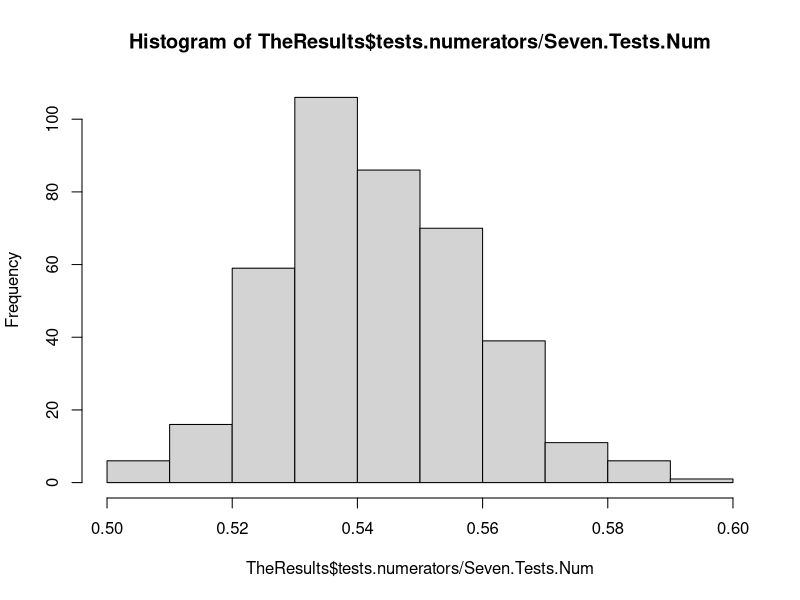

Here is the R script that generated this plot:

coin.flips <- rbinom(100,1,0.5)

i <- 1
SevenInARow <- 0
sum.heads <- 0
sum.tails <- 0
while ((SevenInARow == FALSE) && i <= (length(coin.flips) - 6))
{
  sum.heads <- sum(coin.flips[i:(i+6)] == c(1,1,1,1,1,1,1))
  sum.tails <- sum(coin.flips[i:(i+6)] == c(0,0,0,0,0,0,0))
  if ((sum.heads == 7) || (sum.tails == 7))
  {
    SevenInARow <- 1
  }
  i <- i + 1
}


require(ggplot2)

Numbr.Tests <- 400
tests.numerators <- c(1:Numbr.Tests)*0

for (k in 1:Numbr.Tests)
{
  Seven.Tests.Num <- 1000
  Seven.Tests <- c(1:Seven.Tests.Num)*0
  
  for (j in 1:Seven.Tests.Num)
  {
    coin.flips <- rbinom(100,1,0.5)
    i <- 1
    SevenInARow <- 0
    sum.heads <- 0
    sum.tails <- 0
    while ((SevenInARow == FALSE) && i <= (length(coin.flips) - 6))
    {
      sum.heads <- sum(coin.flips[i:(i+6)] == c(1,1,1,1,1,1,1))
      sum.tails <- sum(coin.flips[i:(i+6)] == c(0,0,0,0,0,0,0))
      if ((sum.heads == 7) || (sum.tails == 7))
      {
        SevenInARow <- 1
      }
      i <- i + 1
    }
    Seven.Tests[j] = SevenInARow
  }
  tests.numerators[k] <- sum(Seven.Tests)  
}

TheResults <- data.frame(tests.numerators,Seven.Tests.Num, tests.numerators/Seven.Tests.Num)
head(TheResults)
hist(TheResults$tests.numerators/Seven.Tests.Num)
